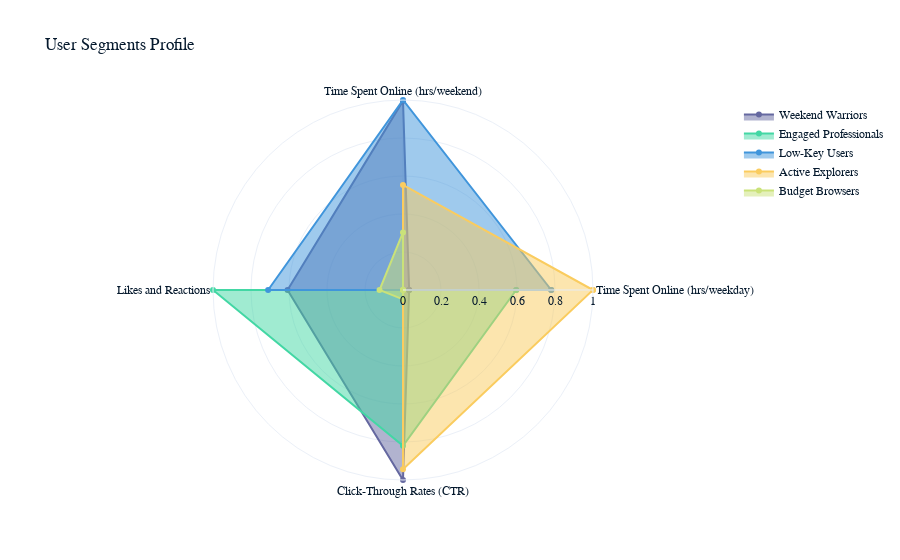

Source (notebook cell):
### Markdown cell above
# User Profiling and Segmentation

### Code cell
import pandas as pd
import matplotlib.pyplot as plt
import seaborn as sns
from collections import Counter
from sklearn.preprocessing import StandardScaler, OneHotEncoder
from sklearn.compose import ColumnTransformer
from sklearn.pipeline import Pipeline
from sklearn.cluster import KMeans
import numpy as np
import plotly.graph_objects as go

# Loading the dataset
data = pd.read_csv("user_profiles_for_ads.csv")

# Displaying the first few rows of the dataset
print(data.head())

# Checking for missing values in the dataset
print(data.isnull().sum())

# Exploratory Data Analysis
# Setting the aesthetic style of the plots
sns.set_style("whitegrid")

# Creating subplots for demographic distributions
fig, axes = plt.subplots(2, 2, figsize=(18, 12))
fig.suptitle('Distribution of Key Demographic Variables')

# Age distribution
sns.countplot(ax=axes[0, 0], x='Age', data=data, palette='coolwarm')
axes[0, 0].set_title('Age Distribution')
axes[0, 0].tick_params(axis='x', rotation=45)

# Gender distribution
sns.countplot(ax=axes[0, 1], x='Gender', data=data, palette='coolwarm')
axes[0, 1].set_title('Gender Distribution')

# Education level distribution
sns.countplot(ax=axes[1, 0], x='Education Level', data=data, palette='coolwarm')
axes[1, 0].set_title('Education Level Distribution')
axes[1, 0].tick_params(axis='x', rotation=45)

# Income level distribution
sns.countplot(ax=axes[1, 1], x='Income Level', data=data, palette='coolwarm')
axes[1, 1].set_title('Income Level Distribution')
axes[1, 1].tick_params(axis='x', rotation=45)

plt.tight_layout(rect=[0, 0.03, 1, 0.95])
plt.show()

# Device usage distribution
plt.figure(figsize=(10, 6))
sns.countplot(x='Device Usage', data=data, palette='coolwarm')
plt.title('Device Usage Distribution')
plt.show()

# Creating subplots for user online behavior and ad interaction metrics
fig, axes = plt.subplots(3, 2, figsize=(18, 15))
fig.suptitle('User Online Behavior and Ad Interaction Metrics')

# Time spent online on weekdays
sns.histplot(ax=axes[0, 0], x='Time Spent Online (hrs/weekday)', data=data, bins=20, kde=True, color='skyblue')
axes[0, 0].set_title('Time Spent Online on Weekdays')

# Time spent online on weekends
sns.histplot(ax=axes[0, 1], x='Time Spent Online (hrs/weekend)', data=data, bins=20, kde=True, color='orange')
axes[0, 1].set_title('Time Spent Online on Weekends')

# Likes and reactions
sns.histplot(ax=axes[1, 0], x='Likes and Reactions', data=data, bins=20, kde=True, color='green')
axes[1, 0].set_title('Likes and Reactions')

# Click-through rates
sns.histplot(ax=axes[1, 1], x='Click-Through Rates (CTR)', data=data, bins=20, kde=True, color='red')
axes[1, 1].set_title('Click-Through Rates (CTR)')

# Conversion rates
sns.histplot(ax=axes[2, 0], x='Conversion Rates', data=data, bins=20, kde=True, color='purple')
axes[2, 0].set_title('Conversion Rates')

# Ad interaction time
sns.histplot(ax=axes[2, 1], x='Ad Interaction Time (sec)', data=data, bins=20, kde=True, color='brown')
axes[2, 1].set_title('Ad Interaction Time (sec)')

plt.tight_layout(rect=[0, 0.03, 1, 0.95])
plt.show()

# Analyzing user interests
# Splitting and counting interests
interests_list = data['Top Interests'].str.split(', ').sum()
interests_counter = Counter(interests_list)
interests_df = pd.DataFrame(interests_counter.items(), columns=['Interest', 'Frequency']).sort_values(by='Frequency', ascending=False)

# Plotting top interests
plt.figure(figsize=(12, 8))
sns.barplot(x='Frequency', y='Interest', data=interests_df.head(10), palette='coolwarm')
plt.title('Top 10 User Interests')
plt.xlabel('Frequency')
plt.ylabel('Interest')
plt.show()

# User Profiling and Segmentation
# Selecting features for clustering
features = ['Age', 'Gender', 'Income Level', 'Time Spent Online (hrs/weekday)', 'Time Spent Online (hrs/weekend)', 'Likes and Reactions', 'Click-Through Rates (CTR)']
X = data[features]

# Preprocessing for numerical and categorical features
numeric_features = ['Time Spent Online (hrs/weekday)', 'Time Spent Online (hrs/weekend)', 'Likes and Reactions', 'Click-Through Rates (CTR)']
numeric_transformer = StandardScaler()

categorical_features = ['Age', 'Gender', 'Income Level']
categorical_transformer = OneHotEncoder()

# Combining preprocessing steps
preprocessor = ColumnTransformer(
    transformers=[
        ('num', numeric_transformer, numeric_features),
        ('cat', categorical_transformer, categorical_features)
    ])

# Creating a preprocessing and clustering pipeline
pipeline = Pipeline(steps=[('preprocessor', preprocessor),
                           ('cluster', KMeans(n_clusters=5, random_state=42))])

pipeline.fit(X)
cluster_labels = pipeline.named_steps['cluster'].labels_
data['Cluster'] = cluster_labels

# Displaying the first few rows with cluster labels
print(data.head())

# Computing the mean values of numerical features for each cluster
cluster_means = data.groupby('Cluster')[numeric_features].mean()

# Finding mode for categorical features within clusters
for feature in categorical_features:
    mode_series = data.groupby('Cluster')[feature].agg(lambda x: x.mode()[0])
    cluster_means[feature] = mode_series

print(cluster_means)

# Preparing data for radar chart
features_to_plot = ['Time Spent Online (hrs/weekday)', 'Time Spent Online (hrs/weekend)', 'Likes and Reactions', 'Click-Through Rates (CTR)']
labels = np.array(features_to_plot)
radar_df = cluster_means[features_to_plot].reset_index()

# Normalizing the data for radar chart
radar_df_normalized = radar_df.copy()
for feature in features_to_plot:
    radar_df_normalized[feature] = (radar_df[feature] - radar_df[feature].min()) / (radar_df[feature].max() - radar_df[feature].min())

radar_df_normalized = radar_df_normalized.append(radar_df_normalized.iloc[0])

# Assigning names to segments
segment_names = ['Weekend Warriors', 'Engaged Professionals', 'Low-Key Users', 'Active Explorers', 'Budget Browsers']

fig = go.Figure()

# Adding segments to radar chart
for i, segment in enumerate(segment_names):
    fig.add_trace(go.Scatterpolar(
        r=radar_df_normalized.iloc[i][features_to_plot].values.tolist() + [radar_df_normalized.iloc[i][features_to_plot].values[0]],
        theta=labels.tolist() + [labels[0]],
        fill='toself',
        name=segment,
        hoverinfo='text',
        text=[f"{label}: {value:.2f}" for label, value in zip(features_to_plot, radar_df_normalized.iloc[i][features_to_plot])]+[f"{labels[0]}: {radar_df_normalized.iloc[i][features_to_plot][0]:.2f}"]
    ))

# Finalizing the radar chart layout
fig.update_layout(
    polar=dict(
        radialaxis=dict(
            visible=True,
            range=[0, 1]
        )),
    showlegend=True,
    title='User Segments Profile'
)

fig.show()

### Figure 1 — Plotly figure (JSON) as saved in the notebook; plotly's stock layout.template omitted (floating-point values rounded to 4 significant figures)
{"data": [{"fill": "toself", "hoverinfo": "text", "name": "Weekend Warriors", "r": [0.03228, 0.9953, 0.6077, 1, 0.03228], "text": ["Time Spent Online (hrs/weekday): 0.03", "Time Spent Online (hrs/weekend): 1.00", "Likes and Reactions: 0.61", "Click-Through Rates (CTR): 1.00", "Time Spent Online (hrs/weekday): 0.03"], "theta": ["Time Spent Online (hrs/weekday)", "Time Spent Online (hrs/weekend)", "Likes and Reactions", "Click-Through Rates (CTR)", "Time Spent Online (hrs/weekday)"], "type": "scatterpolar"}, {"fill": "toself", "hoverinfo": "text", "name": "Engaged Professionals", "r": [0.5959, 0, 1, 0.8201, 0.5959], "text": ["Time Spent Online (hrs/weekday): 0.60", "Time Spent Online (hrs/weekend): 0.00", "Likes and Reactions: 1.00", "Click-Through Rates (CTR): 0.82", "Time Spent Online (hrs/weekday): 0.60"], "theta": ["Time Spent Online (hrs/weekday)", "Time Spent Online (hrs/weekend)", "Likes and Reactions", "Click-Through Rates (CTR)", "Time Spent Online (hrs/weekday)"], "type": "scatterpolar"}, {"fill": "toself", "hoverinfo": "text", "name": "Low-Key Users", "r": [0.7803, 1, 0.71, 0, 0.7803], "text": ["Time Spent Online (hrs/weekday): 0.78", "Time Spent Online (hrs/weekend): 1.00", "Likes and Reactions: 0.71", "Click-Through Rates (CTR): 0.00", "Time Spent Online (hrs/weekday): 0.78"], "theta": ["Time Spent Online (hrs/weekday)", "Time Spent Online (hrs/weekend)", "Likes and Reactions", "Click-Through Rates (CTR)", "Time Spent Online (hrs/weekday)"], "type": "scatterpolar"}, {"fill": "toself", "hoverinfo": "text", "name": "Active Explorers", "r": [1, 0.5529, 0, 0.9429, 1], "text": ["Time Spent Online (hrs/weekday): 1.00", "Time Spent Online (hrs/weekend): 0.55", "Likes and Reactions: 0.00", "Click-Through Rates (CTR): 0.94", "Time Spent Online (hrs/weekday): 1.00"], "theta": ["Time Spent Online (hrs/weekday)", "Time Spent Online (hrs/weekend)", "Likes and Reactions", "Click-Through Rates (CTR)", "Time Spent Online (hrs/weekday)"], "type": "scatterpolar"}, {"fill": "toself", "hoverinfo": "text", "name": "Budget Browsers", "r": [0, 0.3027, 0.1236, 0.04905, 0], "text": ["Time Spent Online (hrs/weekday): 0.00", "Time Spent Online (hrs/weekend): 0.30", "Likes and Reactions: 0.12", "Click-Through Rates (CTR): 0.05", "Time Spent Online (hrs/weekday): 0.00"], "theta": ["Time Spent Online (hrs/weekday)", "Time Spent Online (hrs/weekend)", "Likes and Reactions", "Click-Through Rates (CTR)", "Time Spent Online (hrs/weekday)"], "type": "scatterpolar"}], "layout": {"polar": {"radialaxis": {"visible": true, "range": [0, 1]}}, "showlegend": true, "title": {"text": "User Segments Profile"}}}
